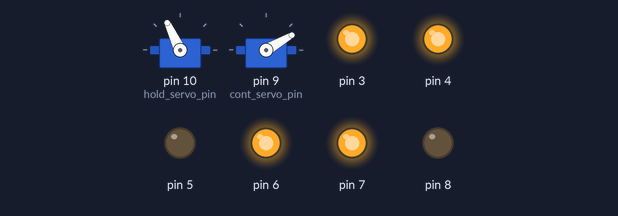
Recording of a sketch running on a simulated Arduino Mega 2560, built with avr-gcc and run on an emulated ATmega2560. Parts: 2 × servo, output pins drawn as LEDs (lit = HIGH).

Above: at 0.15 s.
At 9.26 s:
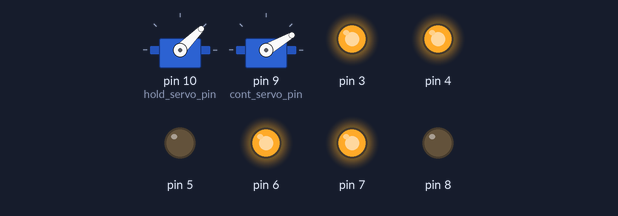
At 12.34 s:
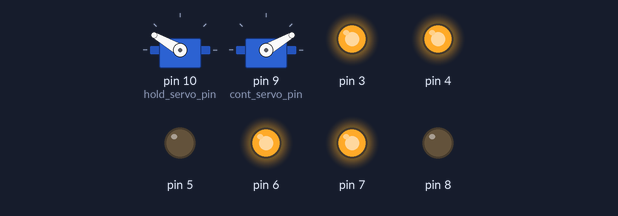
At 19.63 s:
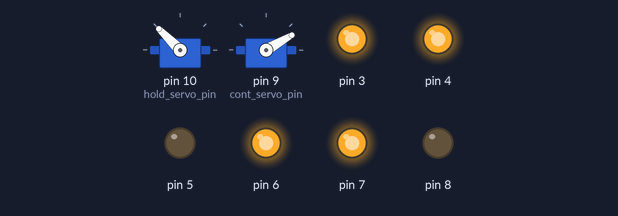
At 29.92 s:
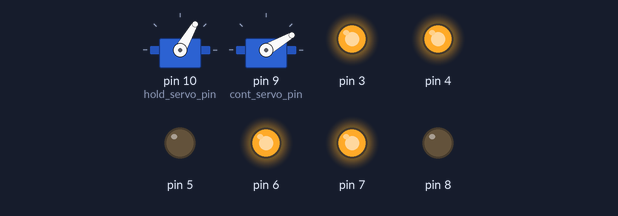
At 39.64 s:
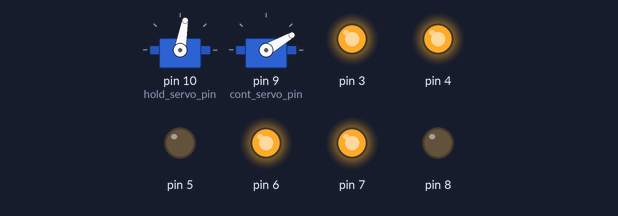
Timing chart, 0 to 40.0 s (numbered marks = the images above):
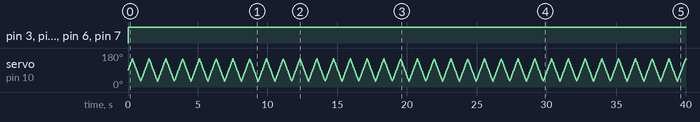

Measured:
- by itself, pin 3, pin 4, pin 6, pin 7: LOW → HIGH at 0.00 s

The sketch:

project100.ino
```cpp
#include "motors.hpp"
#include "button.hpp"
#include "continuous_servo.hpp"
#include "hold_servo.hpp"
#include "buttons_driver.hpp"

#define WITHOUT_MODES

const int cont_servo_pin = 9;
const int hold_servo_pin = 10;
const int button_turn_on_pin = 26;
const int button_mode_pin = 28;

using namespace project;

Continuous_servo contServo{cont_servo_pin};
Hold_servo holdServo{hold_servo_pin};

Button button_turn_on{button_turn_on_pin};
Button button_mode{button_mode_pin};

Motors motors{3, 4, 5, 6, 7, 8};

void setup() {
  holdServo.begin();
  contServo.begin();
}

void loop() {
#ifdef WITHOUT_MODES
AngleRange angles = {30, 150, 5};
holdServo.update_sweep(angles, 25);
#else
    if (!handle_turn_on_button(button_turn_on, holdServo))
        return;

    auto play_mode = get_play_mode(button_mode);

    switch(play_mode) {
        case Play_mode::common: {
            holdServo.set_start_position();
            break;
        }
        case Play_mode::low_random: {
            AngleRange angles = {75, 105, 1};
            holdServo.update_sweep(angles, 30);
            break;
        }
        case Play_mode::high_random: {
            AngleRange angles = {60, 120, 1};
            holdServo.update_sweep(angles, 25);
            break;
        }
        default: {
            exit(0);
        }
    }
#endif

    int cont_speed = 30;
    contServo.Rotate(cont_speed);

    int driving_speed = 255;
    motors.Rotate(driving_speed);
}
```

button.hpp
```cpp
#ifndef BUTTON_HPP
#define BUTTON_HPP

namespace project {

struct Button {
    int pin_;

    Button(int pin) : pin_{pin} { pinMode(pin_, INPUT_PULLUP); }

    int get_button_status() const {
        auto button_state = digitalRead(pin_);
        return button_state;
    }
};

} // namespace project

#endif // BUTTON_HPP
```

continuous_servo.hpp
```cpp
#ifndef CONTINUOUS_SERVO_HPP
#define CONTINUOUS_SERVO_HPP

#include <Servo.h>

namespace project {

struct Continuous_servo {
    Servo cont_servo_;
    int cont_servo_pin_;

    Continuous_servo(int cont_servo_pin) : cont_servo_pin_{cont_servo_pin} {}

    void begin() { cont_servo_.attach(cont_servo_pin_); }

    void Rotate(int speed) { cont_servo_.write(speed); }
};

} // namespace project

#endif // CONTINUOUS_SERVO_HPP
```

hold_servo.hpp
```cpp
#ifndef HOLD_SERVO_HPP
#define HOLD_SERVO_HPP

#include <Servo.h>

namespace project {

struct AngleRange {
    int left_bound;
    int right_bound;
    int angle_step;
};

struct Hold_servo {
  private:
    Servo hold_servo_;
    int hold_servo_pin_;
    int current_angle_ = 90;
    bool direction_up_ = true; // true - up, false - down
    unsigned long last_update_ = 0;

  public:
    Hold_servo(int hold_servo_pin) : hold_servo_pin_{hold_servo_pin} {}

    void begin() { hold_servo_.attach(hold_servo_pin_); }

    void set_start_position() {}

    void update_sweep(AngleRange range, unsigned long interval_ms = 30) {
        unsigned long now = millis();
        if (now - last_update_ < interval_ms)
            return;

        if (direction_up_) {
            current_angle_ += range.angle_step;
            if (current_angle_ >= range.right_bound) {
                current_angle_ = range.right_bound;
                direction_up_ = false;
            }
        } else {
            current_angle_ -= range.angle_step;
            if (current_angle_ <= range.left_bound) {
                current_angle_ = range.left_bound;
                direction_up_ = true;
            }
        }

        hold_servo_.write(current_angle_);
        last_update_ = now;
    }
};

} // namespace project

#endif // HOLD_SERVO_HPP
```

motors.hpp
```cpp
#ifndef MOTORS_HPP
#define MOTORS_HPP

namespace project {

struct DrivingPin {
    int entrance_;
    int mode1_;
    int mode2_;

    DrivingPin(int entrance, int mode1, int mode2)
        : entrance_{entrance}, mode1_{mode1}, mode2_{mode2} {
        pinMode(entrance_, OUTPUT);
        pinMode(mode1_, OUTPUT);
        pinMode(mode2_, OUTPUT);
    }

    void DrivingMotorRotate(int speed) {
        analogWrite(entrance_, speed);
        digitalWrite(mode1_, HIGH);
        digitalWrite(mode2_, LOW);
    }
};

struct Motors {
    DrivingPin first_;
    DrivingPin second_;

    Motors(int first_entr, int first_m1, int first_m2, int second_entr,
           int second_m1, int second_m2)
        : first_{first_entr, first_m1, first_m2},
          second_(second_entr, second_m1, second_m2) {}

    void Rotate(int speed) {
        first_.DrivingMotorRotate(speed);
        second_.DrivingMotorRotate(speed);
    }
};

} // namespace project

#endif // MOTORS_HPP
```

buttons_driver.hpp
```cpp
#ifndef HANDLE_BUTTON_HPP
#define HANDLE_BUTTON_HPP

#include "button.hpp"

namespace project {

enum class Play_mode {
    common,
    low_random,
    high_random,
    number_modes,
};

enum class Turn_on_mode {
    off,
    on,
    number_modes,
};

Play_mode next_mode(Play_mode mode) {
    auto value = static_cast<int>(mode);
    value = (value + 1) % static_cast<int>(Play_mode::number_modes);
    return static_cast<Play_mode>(value);
}

Turn_on_mode next_turn_on_mode(Turn_on_mode mode) {
    auto value = static_cast<int>(mode);
    value = (value + 1) % static_cast<int>(Turn_on_mode::number_modes);
    return static_cast<Turn_on_mode>(value);
}

Play_mode get_play_mode(const Button &button_mode) {
    static Play_mode current_mode = Play_mode::common;
    static Play_mode buff_mode = Play_mode::common;

    if (button_mode.get_button_status() == LOW) {
        delay(200);
        if (current_mode == buff_mode)
            current_mode = next_mode(current_mode);
    } else {
        buff_mode = current_mode;
    }

    return current_mode;
}

Turn_on_mode get_turn_on_mode(const Button &button_turn_on) {
    static Turn_on_mode current_mode = Turn_on_mode::off;
    static Turn_on_mode buff_mode = Turn_on_mode::off;

    if (button_turn_on.get_button_status() == LOW) {
        delay(200);
        if (current_mode == buff_mode)
            current_mode = next_turn_on_mode(current_mode);
    } else {
        buff_mode = current_mode;
    }

    return current_mode;
}

bool handle_turn_on_button(const Button &button_turn_on,
                           Hold_servo &holdServo) {
    static Turn_on_mode buff_mode = Turn_on_mode::off;

    if (get_turn_on_mode(button_turn_on) == Turn_on_mode::off) {
        if (buff_mode == Turn_on_mode::on)
            holdServo.set_start_position();
        buff_mode = Turn_on_mode::off;
        return false;
    }

    return true; // mode "on"
}

} // namespace project

#endif // HANDLE_BUTTON_HPP
```
